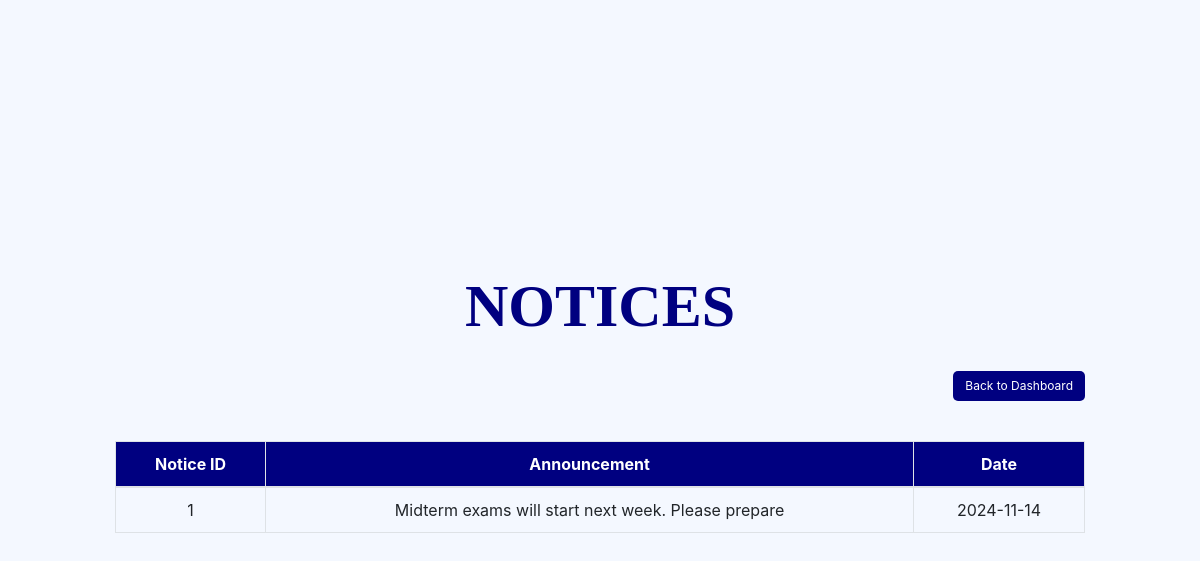
Page /view-notices/ (signed in) on the earlier database version.
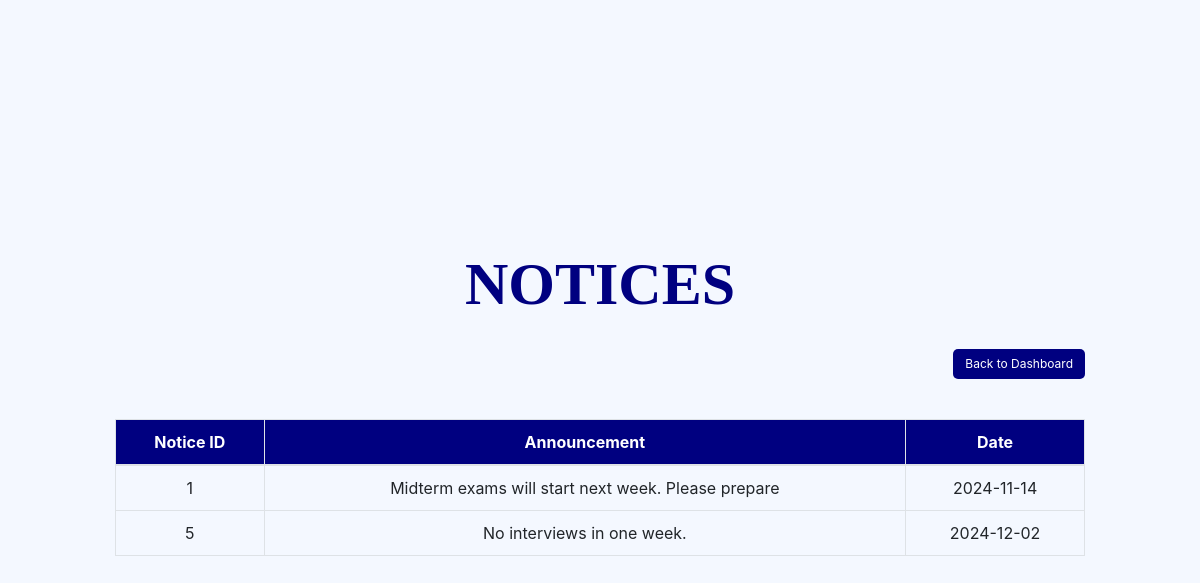
Same page on the later database version.
### home/models.py (models this page shows, shortened)
class Notice(models.Model):
    notice_id = models.AutoField(primary_key=True)
    announcement_text = models.TextField(default="Announcement text not provided")
    created_by = models.ForeignKey(
        Admin, on_delete=models.SET_NULL, null=True, blank=True
    )
    recipient = models.ForeignKey(
        Student, to_field='student_id', on_delete=models.CASCADE, default=1
    )  #reference `student_id`
    date_created = models.DateTimeField(auto_now_add=True)

### home/views.py (the view)
# urls.py: path('view-notices/', views.view_notices, name='view_notices'),
@login_required
def view_notices(request):
    notices = Notice.objects.all()
    user_type = request.session.get('user_type', None)
    can_manage_notices = user_type == 'admin'
    return render(request, 'view_notices.html', {'notices': notices, 'can_manage_notices': can_manage_notices})

### home/templates/view_notices.html (shortened to what this page needs)
{% load static %}
<html>
<link rel="stylesheet" href="https://stackpath.bootstrapcdn.com/bootstrap/4.3.1/css/bootstrap.min.css">
<body>
    <section class="vh-100">
        <div class="container-fluid">
            <div class="row d-flex justify-content-center align-items-center h-100">
                <div class="col-md-12 col-lg-10 col-xl-10">
                    <div class="header">
                        <h><b>NOTICES</b></h>
                    </div>
                    <div class="d-flex justify-content-between align-items-center">
                        <div class="button-container">
                            <a href="{% url 'dashboard' %}">
                                <button class="btn btn-secondary btn-custom">Back to Dashboard</button>
                            </a>
                        </div>
                    </div>
                    <div class="table-container">
                        <table class="table table-bordered">
                            <thead>
                                <tr>
                                    <th>Notice ID</th>
                                    <th>Announcement</th>
                                    <th>Date</th>
                                </tr>
                            </thead>
                            <tbody>
                                {% for notice in notices %}
                                <tr>
                                    <td>{{ notice.notice_id }}</td>
                                    <td>{{ notice.announcement_text }}</td>
                                    <td>{{ notice.date_created|date:"Y-m-d" }}</td>
                                </tr>
                                {% empty %}
                                <tr>
                                    <td colspan="{% if can_manage_notices %}4{% else %}3{% endif %}">No notices available.</td>
                                </tr>
                                {% endfor %}
                            </tbody>
                        </table>
                    </div>
                </div>
            </div>
        </div>
    </section>
</body>
</html>

Differences in the rows shown:
added Notice: notice_id "5", announcement_text "No interviews in one week.", date_created "2024-12-02"
